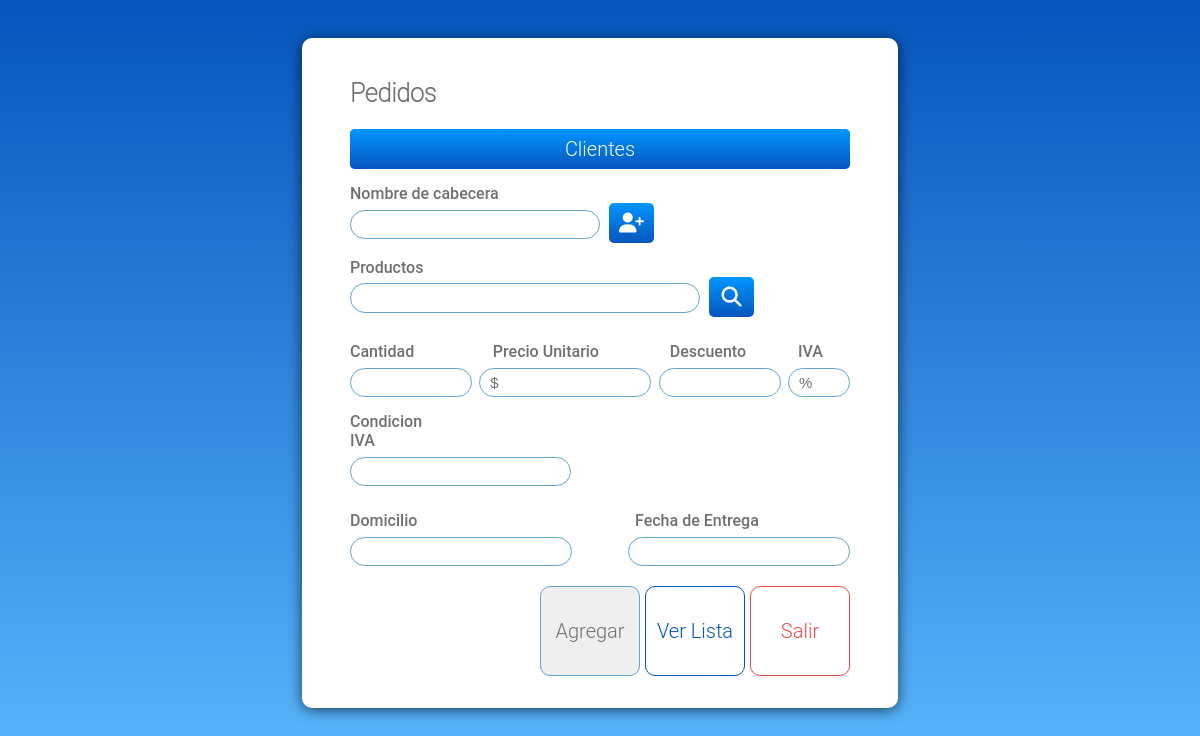
The page /public_html/pedidos.php on the database as committed earlier.
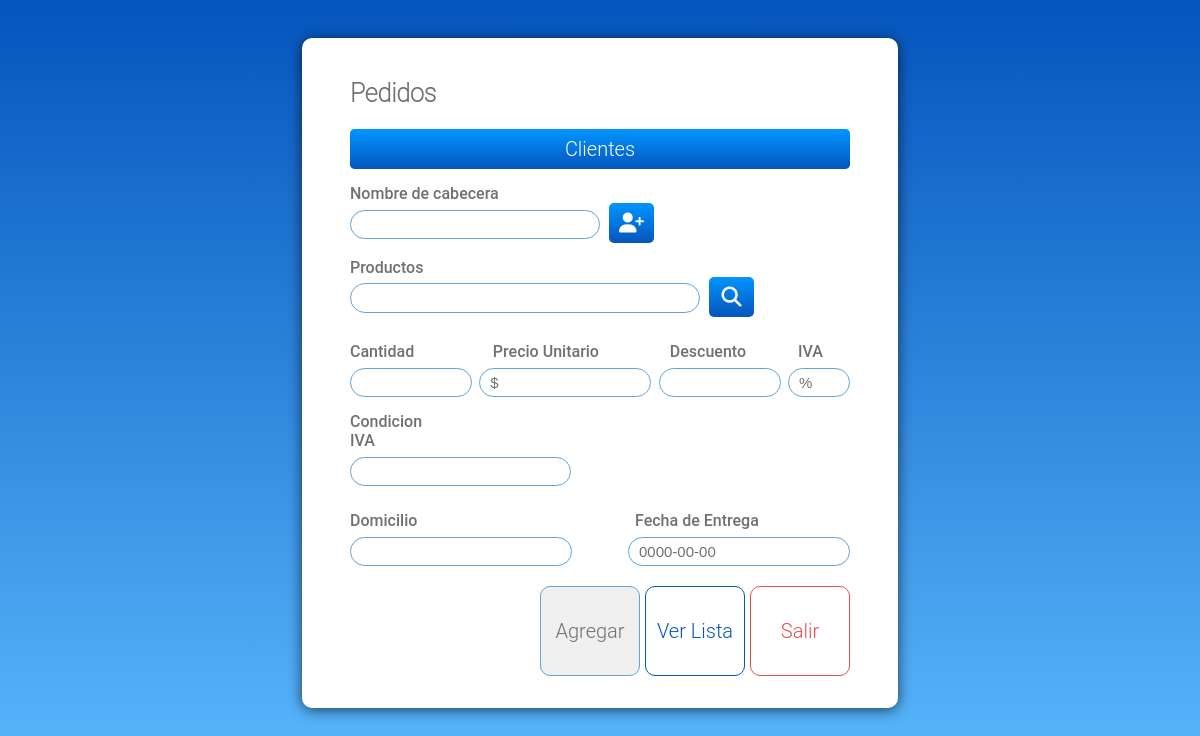
The same page on the database as committed later.
### tables this page shows
CREATE TABLE `id_pedido` (
  `id` int(11) NOT NULL,
  `vendedor` varchar(50) NOT NULL,
  `fecha_del_pedido` timestamp NOT NULL DEFAULT current_timestamp() ON UPDATE current_timestamp(),
  `estado` varchar(10) NOT NULL,
  `entrega` varchar(100) NOT NULL,
  `id_cliente` int(11) NOT NULL,
  `fecha_entrega` date NOT NULL,
  `total` float NOT NULL,
  `cabecera` varchar(50) NOT NULL
);

### public_html/pedidos.php (the view, shortened to what this page needs)
<?php
    require ('database.php');
    $conecta = mysqli_connect($server, $nombre, $password, $database);
    mysqli_select_db($conecta, $database) or die ($_SESSION['message-error'] = 'Error al conectar');
    mysqli_set_charset($conecta, 'utf8');
    $id_producto = '';
    $nombre = '';
    $precio = '';
    $iva = '';
    $id_pedido = '';
    $domicilio = '';
    $fechaEntrega = '';
    $cabecera = '';
    $vendedor = '';
    $sql="SELECT * FROM id_pedido";
    $resultado = mysqli_query($conecta, $sql);
    while($filas = mysqli_fetch_array($resultado, MYSQLI_ASSOC))
    {
        $id_pedido = $filas['id'];
        $domicilio = $filas['entrega'];
        $fechaEntrega = $filas['fecha_entrega'];
        $cabecera = $filas['cabecera'];
    }
?>
<!DOCTYPE html>
<html lang="es">
<head>
    <link rel="stylesheet" href="<?php echo SERVERURL;?>assets/styles/pedidos.css">
    <link rel="stylesheet" href="<?php echo SERVERURL;?>assets/styles/message.css">
</head>
<body>
    <div class="pedidos">
        <main class="contenido">
            <header class="titulo">
                <h2>Pedidos</h2>
            </header>
            <a class="boton clientes" href="<?php echo SERVERURL;?>clientes/<?php echo $vendedor;?>">
                <input class="efecto-botones" type="button" value="Clientes">
            </a>
            <form class="cabecera" method="POST" action="<?php echo SERVERURL;?>pedidos/<?php echo $vendedor;?>/">
                <div class="label-productos">
                    <span>Nombre de cabecera</span>
                </div>
                <input class="textbox-cabecera efecto" type="search" name="cabecera" value="<?php echo $cabecera;?>">
                <button type="submit" class="fas fa-user-plus boton efecto-botones"></button>
            </form>
            <form class="productos" method="POST" action="<?php echo SERVERURL;?>productos/<?php echo $vendedor;?>/">
                <div class="label-productos">
                    <span>Productos</span>
                </div>
                <input class="textbox-productos efecto" type="search" name="search" value="<?php echo $nombre;?>">
                <button type="submit" class="fas fa-search boton efecto-botones"></button>
            </form>
            <form action="<?php echo SERVERURL;?>pedidos/<?php echo $vendedor;?>/producto/<?php echo $id_producto;?>" method="POST">
                <div class="informacion">
                    <div class="leables">
                        <span class="leable-cantidad">Cantidad</span>
                        <span class="leable-precio">Precio Unitario</span>
                        <span class="leable-descuento">Descuento</span>
                        <span class="leable-iva">IVA</span>
                    </div>
                    <div class="contenedor-textbox">
                        <input class="textbox-cantidad efecto" type="text" name="cantidad">
                        <input class="textbox-precio efecto" type="text" name="precio" value="<?php echo $precio;?>$">
                        <input class="textbox-descuento efecto" type="text" name="descuento">
                        <input class="textbox-iva efecto" type="text" value="<?php echo $iva;?>%">
                    </div>
                </div>
                <div class="condicion-iva">
                    <div class="leable-iva">
                        <span>Condicion IVA</span>
                    </div>
                    <input class="efecto" type="text" name="condicionIva">
                </div>
                <div class="entrega">
                    <div class="leables-entrega">
                        <span class="leable-domicilio" >Domicilio</span>
                        <span class="leable-fecha">Fecha de Entrega</span>
                    </div>
                    <div class="textbox-entrega">
                        <input class="efecto" type="text" name="domicilio" value="<?php echo $domicilio;?>">
                        <input class="efecto" type="datetime" name="fechaEntrega" value="<?php echo $fechaEntrega;?>">
                    </div>
                </div>
                <div class="botones">
                    <form class="boton boton-agregar" action="<?php echo SERVERURL;?>pedidos/<?php echo $vendedor;?>/" method="POST">
                        <input class="efecto-botones" name="agregar-producto" type="submit" value="Agregar">
                    </form>
                    <a class="boton-2" href="<?php echo SERVERURL;?>lista/<?php echo $vendedor;?>/">
                        <input class="efecto-botones" type="button" value="Ver Lista">
                    </a>
                    <a href="<?php echo SERVERURL;?>cancelar-pedido.php?id=<?php echo $id_pedido;?>&vendedor=<?php echo $vendedor;?>" class="btn-cancelar boton-eliminar">
                        <input class="efecto-botones" type="button" value="Salir">
                    </a>
                </div>
            </form>
        </main>
    </div>
</body>
</html>

Rows that differ between the two databases and show on the page:
added id_pedido: fechaEntrega "0000-00-00"
